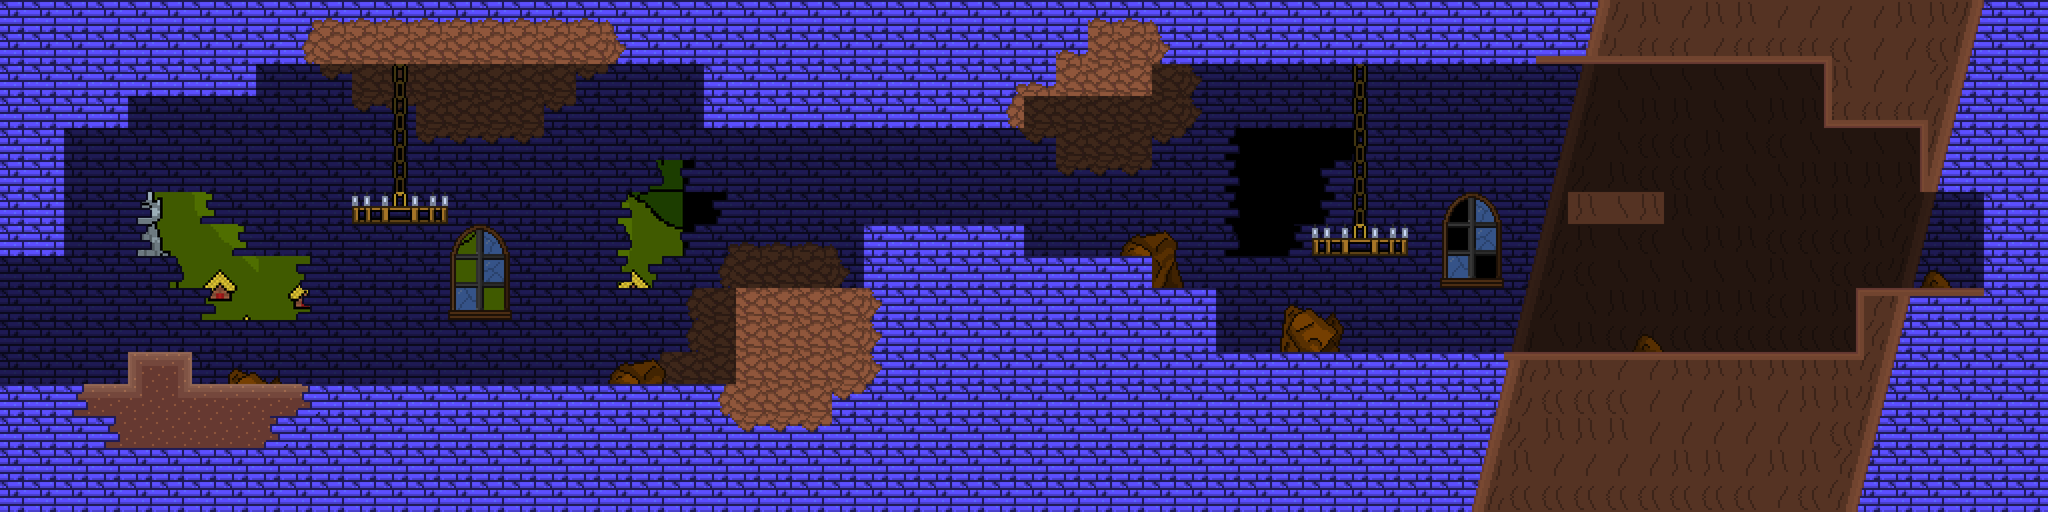

Rendered tile map (Tiled .tmx) drawn with the repository's tilesets; below, a short description and the map source with its tile grids summarised:
An orthogonal 64x16 tile map with 48x48 px tiles, 4 tile layers (back_tiles, back_second, front, front_second), 4 tilesets, 3 image layers and 39 objects (6x HazardRockBlock, 4x EnemyGroundedElemental, 3x EnemyClingCreature, SpawnPoint, EnemyShieldMonster, ...).

<map version="1.11" tiledversion="1.11.0" orientation="orthogonal" renderorder="right-down" width="64" height="16" tilewidth="48" tileheight="48" infinite="0" nextlayerid="22" nextobjectid="185">
 <tileset firstgid="1" name="tileset01" tilewidth="48" tileheight="48" tilecount="176" columns="16">
  <image source="../tilesets/tileset01.png" width="768" height="528" />
 </tileset>
 <tileset firstgid="177" name="tileset02" tilewidth="48" tileheight="48" tilecount="121" columns="11">
  <image source="../tilesets/tileset02.png" width="528" height="528" />
 </tileset>
 <tileset firstgid="298" name="tileset03" tilewidth="48" tileheight="48" tilecount="306" columns="17">
  <image source="../tilesets/tileset03.png" width="816" height="864" />
 </tileset>
 <tileset firstgid="604" name="objects" tilewidth="48" tileheight="48" tilecount="64" columns="8">
  <image source="../tilesets/objects.png" width="384" height="384" />
 </tileset>
 <imagelayer id="17" name="Image Layer 1">
  <image source="../Backgrounds/ground_back.png" width="1024" height="576" />
  <properties>
   <property name="depth" type="int" value="3000" />
   <property name="parallax_x" type="float" value="1" />
   <property name="parallax_y" type="float" value="1" />
   <property name="repeat_y" type="bool" value="true" />
  </properties>
 </imagelayer>
 <imagelayer id="18" name="Image Layer 2">
  <image source="../Backgrounds/ground_far.png" width="1024" height="576" />
  <properties>
   <property name="depth" type="int" value="2900" />
   <property name="parallax_x" type="float" value="0.8" />
   <property name="parallax_y" type="float" value="0.1" />
   <property name="repeat_y" type="bool" value="false" />
  </properties>
 </imagelayer>
 <imagelayer id="19" name="Image Layer 3">
  <image source="../Backgrounds/ground_front.png" width="1024" height="576" />
  <properties>
   <property name="depth" type="int" value="2800" />
   <property name="parallax_x" type="float" value="0.9" />
   <property name="parallax_y" type="float" value="0.2" />
   <property name="repeat_y" type="bool" value="false" />
  </properties>
 </imagelayer>
 <layer id="11" name="back_tiles" width="64" height="16">
  <properties>
   <property name="depth" type="int" value="1050" />
   <property name="tileset" type="int" value="0" />
  </properties>
  <data>[1024 cells, 757 non-empty, 12 distinct tile ids]</data>
 </layer>
 <layer id="21" name="back_second" width="64" height="16">
  <properties>
   <property name="depth" type="int" value="1000" />
   <property name="tileset" type="int" value="2" />
  </properties>
  <data>[1024 cells, 339 non-empty, 54 distinct tile ids]</data>
 </layer>
 <layer id="12" name="front" width="64" height="16">
  <properties>
   <property name="depth" type="int" value="950" />
   <property name="tileset" type="int" value="0" />
  </properties>
  <data>[1024 cells, 33 non-empty, 15 distinct tile ids]</data>
 </layer>
 <layer id="20" name="front_second" width="64" height="16">
  <properties>
   <property name="depth" type="int" value="900" />
   <property name="tileset" type="int" value="2" />
  </properties>
  <data>[1024 cells, 34 non-empty, 7 distinct tile ids]</data>
 </layer>
 <objectgroup color="#ffaa00" id="16" name="spawnpoints">
  <object id="106" type="SpawnPoint" x="0" y="384" width="48" height="48">
   <properties>
    <property name="id" type="int" value="0" />
   </properties>
  </object>
 </objectgroup>
 <objectgroup id="14" name="objects">
  <object id="169" type="EnemyClingCreature" x="1968" y="288" width="48" height="48" />
  <object id="170" type="EnemyClingCreature" x="2448" y="240" width="48" height="48" />
  <object id="171" type="EnemyGroundedElemental" x="2016" y="480" width="48" height="48">
   <properties>
    <property name="color" type="int" value="1" />
   </properties>
  </object>
  <object id="172" type="EnemyGroundedElemental" x="2208" y="480" width="48" height="48">
   <properties>
    <property name="color" type="int" value="1" />
   </properties>
  </object>
  <object id="173" type="EnemyGroundedElemental" x="2400" y="480" width="48" height="48">
   <properties>
    <property name="color" type="int" value="1" />
   </properties>
  </object>
  <object id="174" type="EnemyGroundedElemental" x="816" y="528" width="48" height="48">
   <properties>
    <property name="color" type="int" value="1" />
   </properties>
  </object>
  <object id="175" type="EnemyClingCreature" x="528" y="240" width="48" height="48" />
  <object id="176" type="HazardRockBlock" x="1392" y="192" width="48" height="48">
   <properties>
    <property name="color" type="int" value="1" />
   </properties>
  </object>
  <object id="177" type="HazardRockBlock" x="1392" y="240" width="48" height="48">
   <properties>
    <property name="color" type="int" value="1" />
   </properties>
  </object>
  <object id="178" type="HazardRockBlock" x="1392" y="288" width="48" height="48">
   <properties>
    <property name="color" type="int" value="1" />
   </properties>
  </object>
  <object id="179" type="HazardRockBlock" x="1440" y="192" width="48" height="48">
   <properties>
    <property name="color" type="int" value="1" />
   </properties>
  </object>
  <object id="180" type="HazardRockBlock" x="1440" y="240" width="48" height="48">
   <properties>
    <property name="color" type="int" value="1" />
   </properties>
  </object>
  <object id="181" type="HazardRockBlock" x="1440" y="288" width="48" height="48">
   <properties>
    <property name="color" type="int" value="1" />
   </properties>
  </object>
  <object id="182" type="EnemyShieldMonster" x="528" y="432" width="144" height="144">
   <properties>
    <property name="color" type="int" value="1" />
   </properties>
  </object>
  <object id="183" type="ManaChargePickup" x="2832" y="336" width="48" height="48">
   <properties>
    <property name="id" type="int" value="9" />
    <property name="lore" type="int" value="18" />
    <property name="text" value="Where is everyone" />
   </properties>
  </object>
  <object id="184" type="HealthChargePickup" x="1152" y="336" width="48" height="48">
   <properties>
    <property name="id" type="int" value="8" />
    <property name="lore" type="int" value="17" />
    <property name="text" value="These spikes did are not from this world..." />
   </properties>
  </object>
 </objectgroup>
 <objectgroup color="#0000ff" id="13" name="walls">
  <properties>
   <property name="isWallLayer" type="bool" value="true" />
  </properties>
  <object id="47" x="0" y="0" width="96" height="384" />
  <object id="50" x="0" y="576" width="1104" height="192" />
  <object id="52" x="96" y="0" width="96" height="192" />
  <object id="54" x="192" y="0" width="192" height="144" />
  <object id="82" x="192" y="528" width="96" height="48" />
  <object id="110" x="1104" y="432" width="192" height="336" />
  <object id="112" x="384" y="0" width="672" height="96" />
  <object id="123" x="1056" y="0" width="480" height="192" />
  <object id="140" x="528" y="288" width="144" height="48" />
  <object id="142" x="1296" y="336" width="240" height="432" />
  <object id="143" x="1536" y="384" width="192" height="384" />
  <object id="144" x="1728" y="432" width="96" height="336" />
  <object id="145" x="1824" y="528" width="1248" height="240" />
  <object id="146" x="1536" y="0" width="192" height="144" />
  <object id="147" x="1728" y="0" width="1248" height="96" />
  <object id="148" x="2976" y="0" width="96" height="528" />
  <object id="149" x="2784" y="432" width="192" height="96" />
  <object id="150" x="2736" y="96" width="240" height="96" />
  <object id="151" x="2880" y="192" width="96" height="96" />
  <object id="152" x="1968" y="336" width="144" height="48" />
  <object id="153" x="2352" y="288" width="144" height="48" />
 </objectgroup>
 <objectgroup color="#00ff00" id="15" name="doors">
  <!-- 1 objects omitted --></objectgroup>
</map>
<!-- 1 of 39 objects omitted -->
